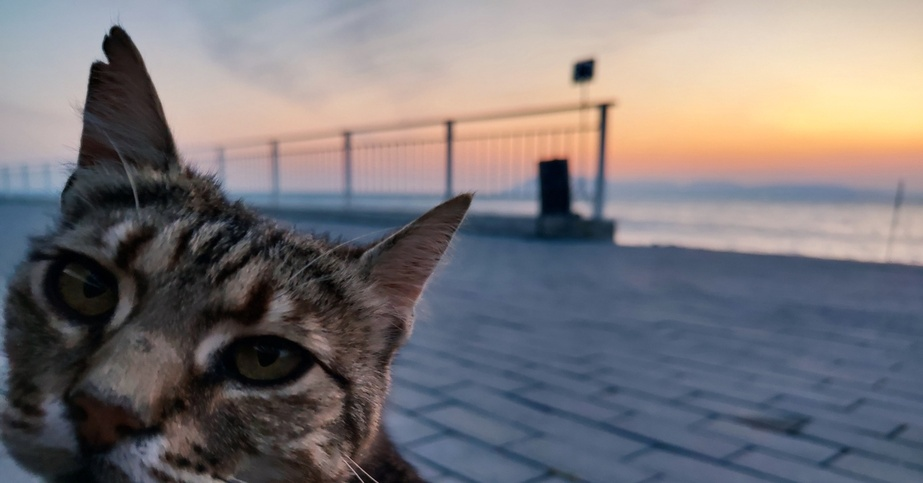
#> input picture 1.jpg, 923 x 483 px, shrunk from 1200 x 628 before the run; its folder holds 4 pictures in this run
$ python practice9.4.py
#> lines starting #> are read from the running program, lines starting #| are printed output that depends on the picture
from PIL import Image, ImageDraw, ImageFont
import os

if not os.path.exists('watermarked'):
    os.mkdir('watermarked')

watermark_text = "its my"

for i in range(1, 6):
    try:
        img = Image.open(f'{i}.jpg')
#> img is the input picture: PIL image 923x483 RGB; mean R, G, B 121.3, 116.8, 119.7

        draw = ImageDraw.Draw(img)

        font = ImageFont.load_default().font_variant(size=40)

        draw.text((50, 50), watermark_text, fill='white', font=font)

        img.save(f'watermarked/{i}_with_watermark.jpg')
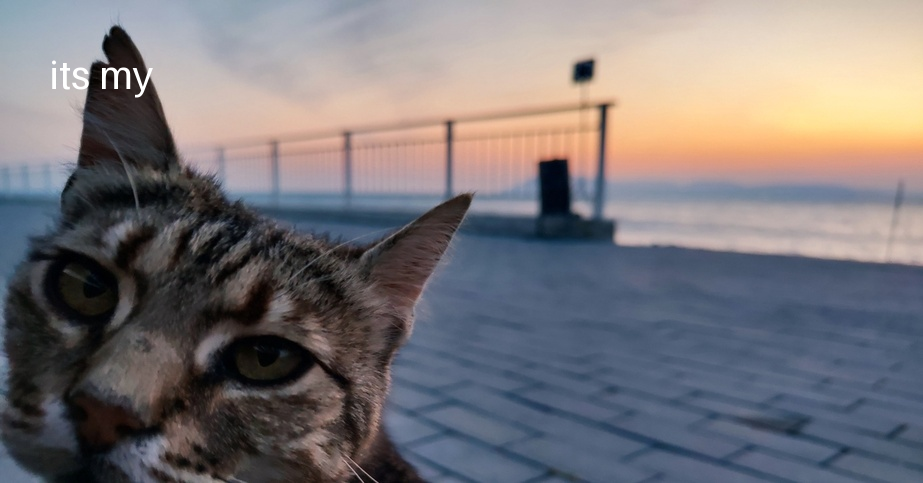
#> saved as 1_with_watermark.jpg: PIL image 923x483 RGB; mean R, G, B 121.5, 117.1, 120
        print(f'Обработано: {i}.jpg')

    except:
        print(f'Ошибка с файлом {i}.jpg')
#> pass 2 of the loop `for i in range(1, 6):`:
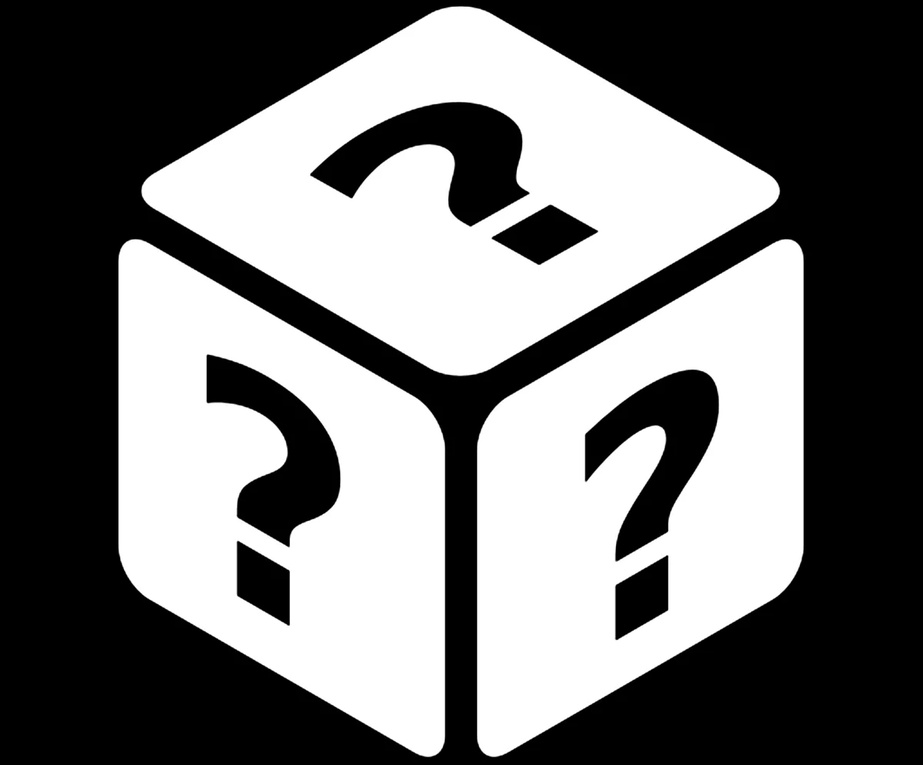
#> input picture 2.jpg, 923 x 765 px, shrunk from 1200 x 994 before the run
#> img is the input picture: PIL image 923x765 RGB; min 0, max 255, mean 114.2
#> `img.save(f'watermarked/{i}_with_watermark.jpg')`:
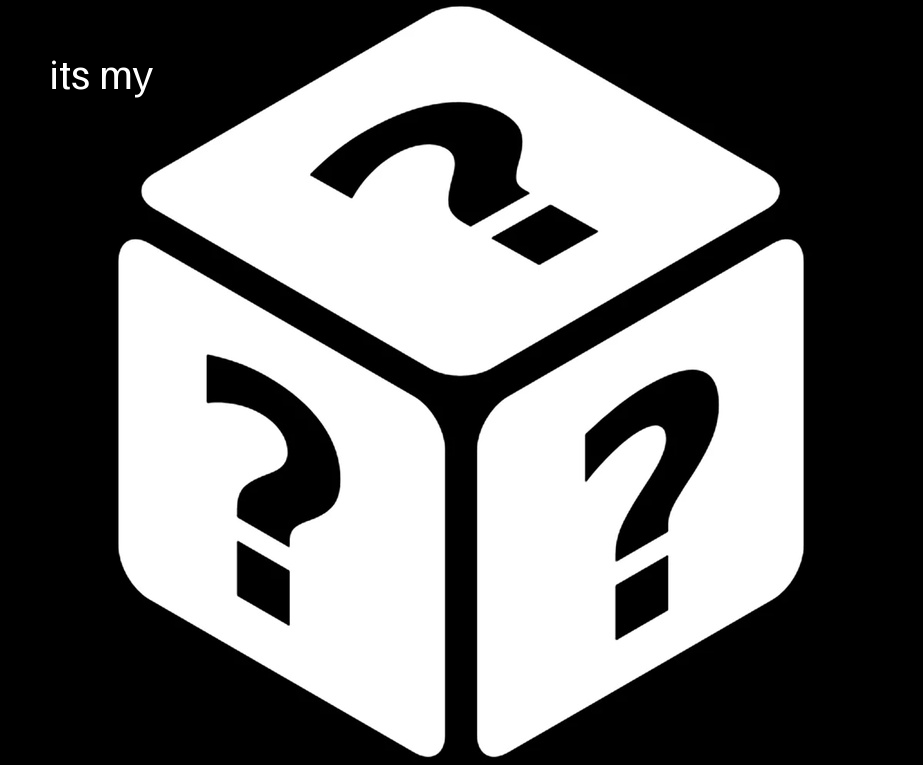
#> saved as 2_with_watermark.jpg: PIL image 923x765 RGB; min 0, max 255, mean 114.5
#> pass 3 of the loop `for i in range(1, 6):`:
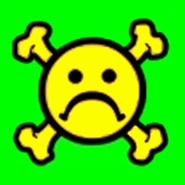
#> input picture 3.jpg, 185 x 185 px, shrunk from 240 x 240 before the run
#> img is the input picture: PIL image 185x185 RGB; mean R, G, B 67, 208.3, 6.8
#> `img.save(f'watermarked/{i}_with_watermark.jpg')`:
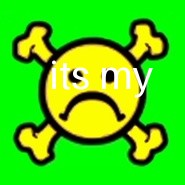
#> saved as 3_with_watermark.jpg: PIL image 185x185 RGB; mean R, G, B 69, 210, 12.9
#> the loop made 5 passes; the first 3 are shown
